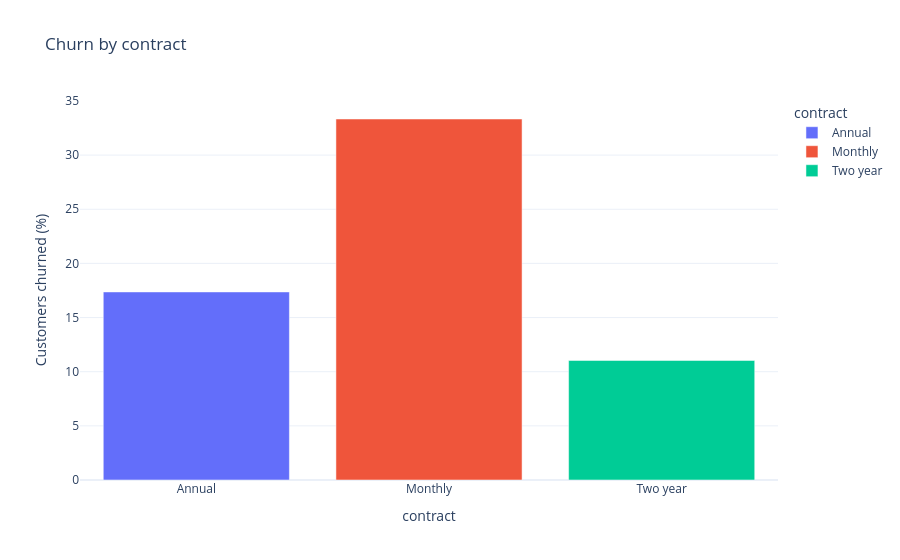

Here is the notebook cell this chart was saved with:
### Markdown cell above
### Step 14 - Plot contract churn with denominators on hover

**Question:** Which contract has the highest observed proportion?

### Code cell
contracts = contract_summary.reset_index()  # Keep contract as a named plotting column.
fig = px.bar(
    contracts, x="contract", y="churn_pct", color="contract",
    hover_data=["customers"], title="Churn by contract",
    labels={"churn_pct": "Customers churned (%)"},
)
fig.update_layout(template="plotly_white")  # Presentation only.
# Render this figure directly in the notebook output.
display(fig)

### Figure 1 — Plotly figure (JSON) as saved in the notebook; plotly's stock layout.template omitted (floating-point values rounded to 4 significant figures)
{"data": [{"customdata": [[167]], "hovertemplate": "contract=%{x}<br>Customers churned (%)=%{y}<br>customers=%{customdata[0]}<extra></extra>", "legendgroup": "Annual", "marker": {"color": "#636efa", "pattern": {"shape": ""}}, "name": "Annual", "orientation": "v", "showlegend": true, "textposition": "auto", "type": "bar", "x": ["Annual"], "xaxis": "x", "y": [17.37], "yaxis": "y"}, {"customdata": [[159]], "hovertemplate": "contract=%{x}<br>Customers churned (%)=%{y}<br>customers=%{customdata[0]}<extra></extra>", "legendgroup": "Monthly", "marker": {"color": "#EF553B", "pattern": {"shape": ""}}, "name": "Monthly", "orientation": "v", "showlegend": true, "textposition": "auto", "type": "bar", "x": ["Monthly"], "xaxis": "x", "y": [33.33], "yaxis": "y"}, {"customdata": [[154]], "hovertemplate": "contract=%{x}<br>Customers churned (%)=%{y}<br>customers=%{customdata[0]}<extra></extra>", "legendgroup": "Two year", "marker": {"color": "#00cc96", "pattern": {"shape": ""}}, "name": "Two year", "orientation": "v", "showlegend": true, "textposition": "auto", "type": "bar", "x": ["Two year"], "xaxis": "x", "y": [11.04], "yaxis": "y"}], "layout": {"barmode": "relative", "legend": {"title": {"text": "contract"}, "tracegroupgap": 0}, "title": {"text": "Churn by contract"}, "xaxis": {"anchor": "y", "categoryarray": ["Annual", "Monthly", "Two year"], "categoryorder": "array", "domain": [0.0, 1.0], "title": {"text": "contract"}}, "yaxis": {"anchor": "x", "domain": [0.0, 1.0], "title": {"text": "Customers churned (%)"}}}}
